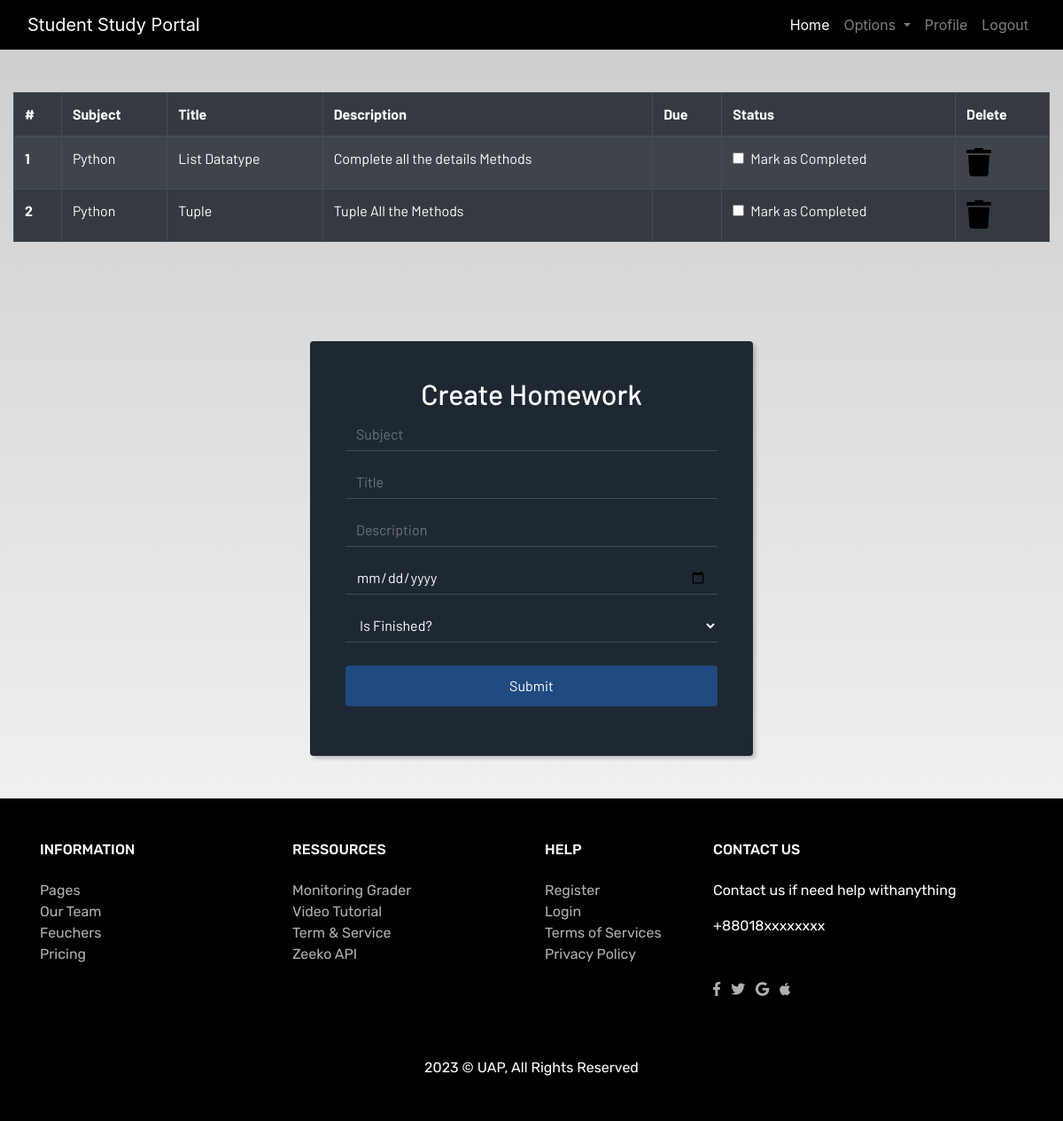
Screenshot of /homework/ (signed in) with the database file from the repository.
### my_app/models.py (models this page shows, shortened)
class Homework(models.Model):
    user = models.ForeignKey(User,on_delete = models.CASCADE)
    subject = models.CharField(max_length=100)
    title = models.CharField(max_length = 100)
    description = models.TextField()
    due = models.DateTimeField()
    is_finished = models.BooleanField(default = False)

### my_app/views.py (the view, shortened to what this page needs)
# urls.py: path('homework/',views.homework, name='homework'),
@login_required
def homework(request):
    homeworks = Homework.objects.filter(user=request.user)
    if len(homeworks)==0:
        homework_done= True
    else:
        homework_done=False
    return render(request, 'my_app/homework.html', {'homeworks':homeworks, 'homework_done':homework_done})

### my_app/templates/my_app/homework.html (shortened to what this page needs)
{% extends 'my_app/base.html' %}
{% load static %}
{% block content %}
<div class="container-fluid py-5">
    {% if not homework_done %}
    <table class="table table-striped table-bordered table-hover table-dark">
        <thead>
            <tr>
                <th scope="col">#</th>
                <th scope="col">Subject</th>
                <th scope="col">Title</th>
                <th scope="col">Description</th>
                <th scope="col">Due</th>
                <th scope="col">Status</th>
                <th scope="col">Delete</th>
            </tr>
        </thead>
        <tbody>
            {% for homework in homeworks %}
            <tr>
                <th scope="row">{{ forloop.counter }}</th>
                <td>{{ homework.subject }}</td>
                <td>{{ homework.title }}</td>
                <td>{{ homework.description }}</td>
                <td>{{ homework.date }}</td>
                <td>
                    <a href="{% url 'my_app:update_homework'  homework.id %}">
                        <div class="form-check">
                            {% if homework.is_finished == True %}
                                <input class="form-check-input" type="checkbox" value="" checked>
                            {% else %}
                                <input class="form-check-input" type="checkbox" value="">
                            {% endif %}
                            <label class="form-check-label text-light" for="flexCheckDefault">
                                Mark as Completed
                            </label>
                        </div>
                    </a>
                </td>
                <td><a href="{% url 'my_app:delete_homework' homework.id %}"><i class="fa fa-trash fa-2x"></i></a></td>
            </tr>
            {% endfor %}
        </tbody>
    </table>
    {% else %}
        <h4>All homeworks are completed!! Create to have more!!</h4>
    {% endif %}
</div>
<div class="login-dark my-5 d-flex justify-content-center">
    <form method="POST">
        <h2 class="text-center">Create Homework</h2>
        <div class="form-group">
            <input class="form-control" type="text" name="subject" placeholder="Subject">
        </div>
        <div class="form-group">
            <input class="form-control" type="text" name="title" placeholder="Title">
        </div>
        <div class="form-group">
            <input class="form-control" type="text" name="description" placeholder="Description">
        </div>
        <div class="form-group">
            <input class="form-control" type="date" name="due" placeholder="Date">
        </div>
        <div class="form-group">
            <select class="form-control mb-4" name="is_finished" aria-label="Default select example" required>
                <option selected>Is Finished?</option>
            </select>
        </div>
        <div class="form-group">
            <button class="btn btn-primary btn-block">Submit</button>
        </div>
    </form>
</div>
{% endblock content %}

### sms/static/CSS/main.css (style rules this page uses)
html { scroll-behavior: smooth; height: 100%; width: 100%; }
a { text-decoration: none !important; color: black; }
html, body { max-width: 100%; overflow-x: hidden; height: 100%; width: 100%; }
body { background: linear-gradient(rgba(0, 0, 0, 0.2), rgba(255, 255, 255, 0.5)); overflow-x: hidden; background-repeat: no-repeat; }
.fa { color: black; }

### my_app/templates/my_app/homework.html (style rules this page uses)
.login-dark form { max-width: 500px; width: 90%; background-color: #1e2833; padding: 40px; border-radius: 4px; color: #fff; box-shadow: 3px 3px 4px rgba(0,0,0,0.2); }
.login-dark form .form-control { background: none; border: none; border-bottom: 1px solid #434a52; border-radius: 0; box-shadow: none; outline: none; color: inherit; }
.login-dark form .btn-primary { background: #214a80; border: none; border-radius: 4px; padding: 11px; box-shadow: none; margin-top: 26px; text-shadow: none; outline: none; }
table tr td a { cursor: pointer !important; color: primary !important; }

### rows the page displays
Homework: subject "Python", title "List Datatype", description "Complete all the details Methods"
Homework: subject "Python", title "Tuple", description "Tuple All the Methods"
